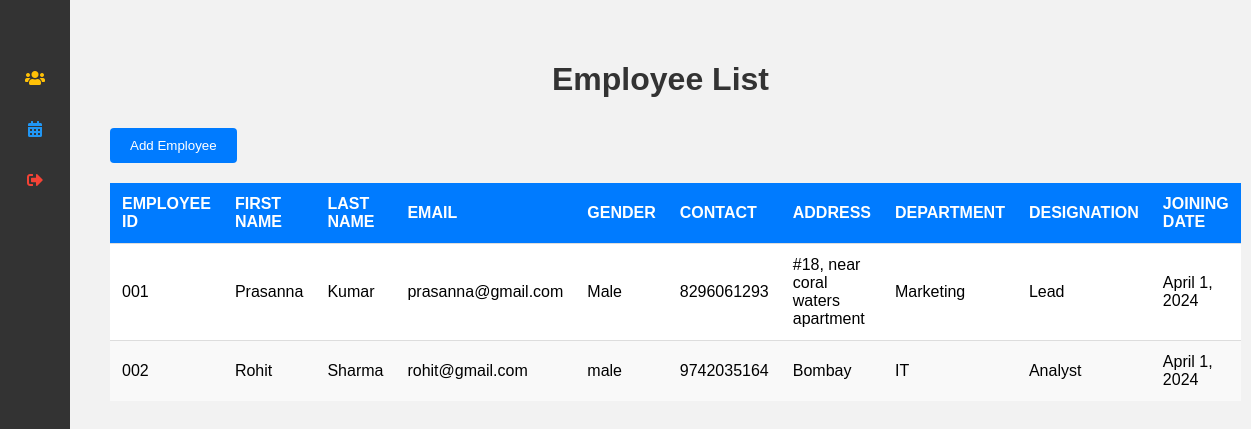
Page /emplist/ on the committed database.
### Smart/models.py (models this page shows, shortened)
class Employee(models.Model):
    photo = models.ImageField()
    first_name = models.CharField(max_length=30)
    last_name = models.CharField(max_length=30)
    emp_name = models.CharField(max_length=70, blank=True)
    emp_id = models.CharField(max_length=20, unique=True)
    emp_email = models.EmailField(unique=True)
    gender = models.CharField(max_length=10)
    contact = models.CharField(max_length=15)
    address = models.TextField()
    department = models.CharField(max_length=50)
    designation = models.CharField(max_length=50)
    joining_date = models.DateField()

### Smart/views.py (the view)
# urls.py: path('emplist/', views.employee_list, name='emplist'),
def employee_list(request):
    emp=Employee.objects.all()
    return render(request, 'emp_list.html', {'emp':emp})

### Templates/emp_list.html (shortened to what this page needs)
{% extends 'navbar.html' %}
{% block content %}
<h1>Employee List</h1>
<div class="add-employee-btn">
    <button onclick="location.href='/addemployee';">Add Employee</button>
</div>
<table>
    <thead>
        <tr>
            <th>Employee ID</th>
            <th>First Name</th>
            <th>Last Name</th>
            <th>Email</th>
            <th>Gender</th>
            <th>Contact</th>
            <th>Address</th>
            <th>Department</th>
            <th>Designation</th>
            <th>Joining Date</th>
        </tr>
    </thead>
    <tbody>
        {% for employee in emp %}
        <tr>
            <td>{{ employee.emp_id }}</td>
            <td>{{ employee.first_name }}</td>
            <td>{{ employee.last_name }}</td>
            <td>{{ employee.emp_email }}</td>
            <td>{{ employee.gender }}</td>
            <td>{{ employee.contact }}</td>
            <td>{{ employee.address }}</td>
            <td>{{ employee.department }}</td>
            <td>{{ employee.designation }}</td>
            <td>{{ employee.joining_date }}</td>
        </tr>
        {% endfor %}
    </tbody>
</table>
{% endblock %}

### Templates/navbar.html (shortened to what this page needs)
<!DOCTYPE html>
<html lang="en">
<head>
    <link rel="stylesheet" href="https://cdnjs.cloudflare.com/ajax/libs/font-awesome/5.15.4/css/all.min.css">
</head>
<body>
<div class="sidebar">
    <a href="{% url 'emplist' %}">
        <i class="fas fa-users icon"></i>
    </a>
    <a href="{% url 'attendancetbl' %}">
        <i class="fas fa-calendar-alt icon"></i>
    </a>
    <a href="{% url 'adminlogout' %}">
        <i class="fas fa-sign-out-alt icon"></i>
    </a>
</div>
<div class="content">
{% block content %}
{% endblock %}
</div>
</body>
</html>

### Templates/navbar.html (style rules this page uses)
body { font-family: Arial, sans-serif; margin: 0; padding: 0; }
.sidebar { height: 100vh; width: 70px; background-color: #333; position: fixed; top: 0; left: 0; padding-top: 60px; }
.sidebar a { padding: 10px 15px; text-decoration: none; color: #fff; display: flex; flex-direction: column; align-items: center; justify-content: center; margin-bottom: 10px; position: relative; }
.content { margin-left: 70px; padding: 20px; }
.icon { margin-bottom: 5px; }
.fa-users { color: #ffc107; }
.fa-calendar-alt { color: #2196f3; }
.fa-sign-out-alt { color: #f44336; }

### Templates/emp_list.html (style rules this page uses)
body { font-family: Arial, sans-serif; background-color: #f2f2f2; margin: 0; padding: 20px; }
.add-employee-btn { text-align: left; margin-bottom: 20px; }
.add-employee-btn button { background-color: #007bff; color: #fff; border: none; border-radius: 4px; padding: 10px 20px; cursor: pointer; transition: background-color 0.3s ease; }
h1 { text-align: center; margin-bottom: 30px; color: #333; }
table { width: 100%; border-collapse: collapse; background-color: #fff; }
th, td { padding: 12px; text-align: left; border-bottom: 1px solid #ddd; }
th { background-color: #007bff; color: #fff; font-weight: bold; text-transform: uppercase; }
tr:nth-child(even) { background-color: #f9f9f9; }
tr:last-child td { border-bottom: none; }

### rows in the picture
Employee: emp_id "001", first_name "Prasanna", last_name "Kumar", emp_email "prasanna@gmail.com", gender "Male", contact "8296061293", address "#18, near coral waters apartment", department "Marketing", designation "Lead", joining_date "April 1, 2024"
Employee: emp_id "002", first_name "Rohit", last_name "Sharma", emp_email "rohit@gmail.com", gender "male", contact "9742035164", address "Bombay", department "IT", designation "Analyst", joining_date "April 1, 2024"
